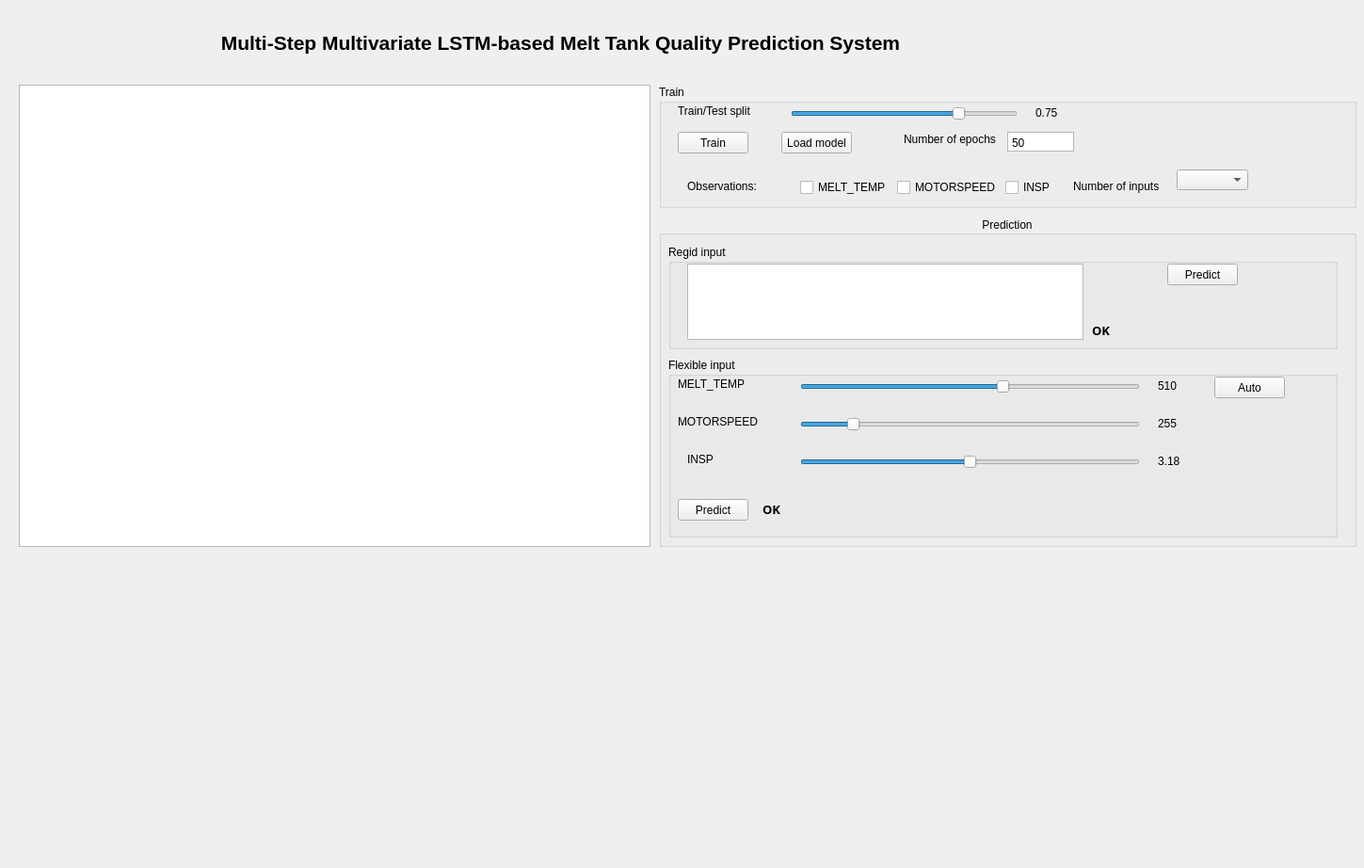
<?xml version="1.0" encoding="UTF-8"?>
<ui version="4.0">
 <class>widget</class>
 <widget class="QWidget" name="widget">
  <property name="geometry">
   <rect>
    <x>0</x>
    <y>0</y>
    <width>1449</width>
    <height>922</height>
   </rect>
  </property>
  <property name="windowTitle">
   <string>Multi-step Multivariate LSTM Model-based Melt Tank Product Quality Prediction System</string>
  </property>
  <widget class="QLabel" name="label">
   <property name="geometry">
    <rect>
     <x>160</x>
     <y>20</y>
     <width>871</width>
     <height>51</height>
    </rect>
   </property>
   <property name="font">
    <font>
     <family>Arial</family>
     <pointsize>16</pointsize>
     <weight>75</weight>
     <bold>true</bold>
    </font>
   </property>
   <property name="text">
    <string>Multi-Step Multivariate LSTM-based Melt Tank Quality Prediction System</string>
   </property>
   <property name="alignment">
    <set>Qt::AlignCenter</set>
   </property>
  </widget>
  <widget class="QTableView" name="tableView">
   <property name="geometry">
    <rect>
     <x>20</x>
     <y>90</y>
     <width>671</width>
     <height>491</height>
    </rect>
   </property>
  </widget>
  <widget class="QGroupBox" name="groupBox">
   <property name="geometry">
    <rect>
     <x>700</x>
     <y>230</y>
     <width>741</width>
     <height>351</height>
    </rect>
   </property>
   <property name="title">
    <string>Prediction</string>
   </property>
   <property name="alignment">
    <set>Qt::AlignCenter</set>
   </property>
   <widget class="QGroupBox" name="groupBox_3">
    <property name="geometry">
     <rect>
      <x>10</x>
      <y>30</y>
      <width>711</width>
      <height>111</height>
     </rect>
    </property>
    <property name="title">
     <string>Regid input</string>
    </property>
    <widget class="QTableView" name="tblRegidPredict">
     <property name="geometry">
      <rect>
       <x>20</x>
       <y>20</y>
       <width>421</width>
       <height>81</height>
      </rect>
     </property>
    </widget>
    <widget class="QPushButton" name="btnRegidPredict">
     <property name="geometry">
      <rect>
       <x>530</x>
       <y>20</y>
       <width>75</width>
       <height>23</height>
      </rect>
     </property>
     <property name="text">
      <string>Predict</string>
     </property>
    </widget>
    <widget class="QLabel" name="lbl_Regrid_Predict_Val">
     <property name="geometry">
      <rect>
       <x>450</x>
       <y>80</y>
       <width>221</width>
       <height>21</height>
      </rect>
     </property>
     <property name="font">
      <font>
       <family>Agency FB</family>
       <pointsize>10</pointsize>
       <weight>75</weight>
       <bold>true</bold>
      </font>
     </property>
     <property name="text">
      <string>OK</string>
     </property>
    </widget>
   </widget>
   <widget class="QGroupBox" name="groupBox_4">
    <property name="geometry">
     <rect>
      <x>10</x>
      <y>150</y>
      <width>711</width>
      <height>191</height>
     </rect>
    </property>
    <property name="title">
     <string>Flexible input</string>
    </property>
    <widget class="QLabel" name="label_3">
     <property name="geometry">
      <rect>
       <x>10</x>
       <y>20</y>
       <width>111</width>
       <height>16</height>
      </rect>
     </property>
     <property name="text">
      <string>MELT_TEMP</string>
     </property>
    </widget>
    <widget class="QLabel" name="label_4">
     <property name="geometry">
      <rect>
       <x>10</x>
       <y>60</y>
       <width>111</width>
       <height>16</height>
      </rect>
     </property>
     <property name="text">
      <string>MOTORSPEED</string>
     </property>
    </widget>
    <widget class="QSlider" name="sld_MixA_Temp">
     <property name="geometry">
      <rect>
       <x>140</x>
       <y>100</y>
       <width>361</width>
       <height>22</height>
      </rect>
     </property>
     <property name="maximum">
      <number>4</number>
     </property>
     <property name="singleStep">
      <number>0</number>
     </property>
     <property name="pageStep">
      <number>2</number>
     </property>
     <property name="value">
      <number>2</number>
     </property>
     <property name="orientation">
      <enum>Qt::Horizontal</enum>
     </property>
    </widget>
    <widget class="QLabel" name="label_5">
     <property name="geometry">
      <rect>
       <x>20</x>
       <y>100</y>
       <width>111</width>
       <height>16</height>
      </rect>
     </property>
     <property name="text">
      <string>INSP</string>
     </property>
    </widget>
    <widget class="QSlider" name="sld_MixB_Temp">
     <property name="geometry">
      <rect>
       <x>140</x>
       <y>20</y>
       <width>361</width>
       <height>22</height>
      </rect>
     </property>
     <property name="maximum">
      <number>850</number>
     </property>
     <property name="value">
      <number>510</number>
     </property>
     <property name="orientation">
      <enum>Qt::Horizontal</enum>
     </property>
    </widget>
    <widget class="QPushButton" name="btnFlixiblePredict">
     <property name="geometry">
      <rect>
       <x>10</x>
       <y>150</y>
       <width>75</width>
       <height>23</height>
      </rect>
     </property>
     <property name="text">
      <string>Predict</string>
     </property>
    </widget>
    <widget class="QLabel" name="lbl_Flexible_Predict_Val">
     <property name="geometry">
      <rect>
       <x>100</x>
       <y>150</y>
       <width>321</width>
       <height>21</height>
      </rect>
     </property>
     <property name="font">
      <font>
       <family>Agency FB</family>
       <pointsize>10</pointsize>
       <weight>75</weight>
       <bold>true</bold>
      </font>
     </property>
     <property name="text">
      <string>OK</string>
     </property>
    </widget>
    <widget class="QLabel" name="lbl_MixA_Temp_Val">
     <property name="geometry">
      <rect>
       <x>520</x>
       <y>100</y>
       <width>31</width>
       <height>20</height>
      </rect>
     </property>
     <property name="text">
      <string>3.18</string>
     </property>
    </widget>
    <widget class="QLabel" name="lbl_MixB_Temp_Val">
     <property name="geometry">
      <rect>
       <x>520</x>
       <y>20</y>
       <width>31</width>
       <height>20</height>
      </rect>
     </property>
     <property name="text">
      <string>510</string>
     </property>
    </widget>
    <widget class="QPushButton" name="btnAutoGenerate">
     <property name="geometry">
      <rect>
       <x>580</x>
       <y>20</y>
       <width>75</width>
       <height>23</height>
      </rect>
     </property>
     <property name="text">
      <string>Auto</string>
     </property>
    </widget>
    <widget class="QSlider" name="sld_MixB_Temp_2">
     <property name="geometry">
      <rect>
       <x>140</x>
       <y>60</y>
       <width>361</width>
       <height>22</height>
      </rect>
     </property>
     <property name="maximum">
      <number>1800</number>
     </property>
     <property name="value">
      <number>255</number>
     </property>
     <property name="orientation">
      <enum>Qt::Horizontal</enum>
     </property>
    </widget>
    <widget class="QLabel" name="lbl_MixB_Temp_Val_2">
     <property name="geometry">
      <rect>
       <x>520</x>
       <y>60</y>
       <width>31</width>
       <height>20</height>
      </rect>
     </property>
     <property name="text">
      <string>255</string>
     </property>
    </widget>
   </widget>
  </widget>
  <widget class="QGroupBox" name="groupBox_2">
   <property name="geometry">
    <rect>
     <x>700</x>
     <y>90</y>
     <width>741</width>
     <height>131</height>
    </rect>
   </property>
   <property name="title">
    <string>Train</string>
   </property>
   <widget class="QPushButton" name="btnTrain">
    <property name="geometry">
     <rect>
      <x>20</x>
      <y>50</y>
      <width>75</width>
      <height>23</height>
     </rect>
    </property>
    <property name="text">
     <string>Train</string>
    </property>
   </widget>
   <widget class="QLabel" name="label_2">
    <property name="geometry">
     <rect>
      <x>20</x>
      <y>20</y>
      <width>111</width>
      <height>16</height>
     </rect>
    </property>
    <property name="text">
     <string>Train/Test split</string>
    </property>
   </widget>
   <widget class="QSlider" name="sld_SplitTrainTest">
    <property name="geometry">
     <rect>
      <x>140</x>
      <y>20</y>
      <width>241</width>
      <height>22</height>
     </rect>
    </property>
    <property name="pageStep">
     <number>1</number>
    </property>
    <property name="value">
     <number>75</number>
    </property>
    <property name="orientation">
     <enum>Qt::Horizontal</enum>
    </property>
   </widget>
   <widget class="QLabel" name="lblSplitValue">
    <property name="geometry">
     <rect>
      <x>400</x>
      <y>20</y>
      <width>31</width>
      <height>20</height>
     </rect>
    </property>
    <property name="text">
     <string>0.75</string>
    </property>
   </widget>
   <widget class="QPlainTextEdit" name="txtEpoch">
    <property name="geometry">
     <rect>
      <x>370</x>
      <y>50</y>
      <width>71</width>
      <height>21</height>
     </rect>
    </property>
    <property name="layoutDirection">
     <enum>Qt::RightToLeft</enum>
    </property>
    <property name="verticalScrollBarPolicy">
     <enum>Qt::ScrollBarAlwaysOff</enum>
    </property>
    <property name="horizontalScrollBarPolicy">
     <enum>Qt::ScrollBarAlwaysOff</enum>
    </property>
    <property name="lineWrapMode">
     <enum>QPlainTextEdit::NoWrap</enum>
    </property>
    <property name="plainText">
     <string>50</string>
    </property>
   </widget>
   <widget class="QLabel" name="label_7">
    <property name="geometry">
     <rect>
      <x>260</x>
      <y>50</y>
      <width>111</width>
      <height>16</height>
     </rect>
    </property>
    <property name="text">
     <string>Number of epochs</string>
    </property>
   </widget>
   <widget class="QPushButton" name="btnLoadmodel">
    <property name="geometry">
     <rect>
      <x>130</x>
      <y>50</y>
      <width>75</width>
      <height>23</height>
     </rect>
    </property>
    <property name="text">
     <string>Load model</string>
    </property>
   </widget>
   <widget class="QComboBox" name="cmbNumberInputs">
    <property name="geometry">
     <rect>
      <x>550</x>
      <y>90</y>
      <width>76</width>
      <height>22</height>
     </rect>
    </property>
    <property name="currentText">
     <string/>
    </property>
   </widget>
   <widget class="QLabel" name="label_8">
    <property name="geometry">
     <rect>
      <x>440</x>
      <y>100</y>
      <width>111</width>
      <height>16</height>
     </rect>
    </property>
    <property name="text">
     <string>Number of inputs</string>
    </property>
   </widget>
   <widget class="QLabel" name="label_10">
    <property name="geometry">
     <rect>
      <x>30</x>
      <y>100</y>
      <width>111</width>
      <height>16</height>
     </rect>
    </property>
    <property name="text">
     <string>Observations:</string>
    </property>
   </widget>
   <widget class="QWidget" name="layoutWidget">
    <property name="geometry">
     <rect>
      <x>150</x>
      <y>100</y>
      <width>271</width>
      <height>18</height>
     </rect>
    </property>
    <layout class="QHBoxLayout" name="horizontalLayout">
     <item>
      <widget class="QCheckBox" name="checkBox">
       <property name="text">
        <string>MELT_TEMP</string>
       </property>
      </widget>
     </item>
     <item>
      <widget class="QCheckBox" name="checkBox_2">
       <property name="text">
        <string>MOTORSPEED</string>
       </property>
      </widget>
     </item>
     <item>
      <widget class="QCheckBox" name="checkBox_3">
       <property name="text">
        <string>INSP</string>
       </property>
      </widget>
     </item>
    </layout>
   </widget>
  </widget>
  <widget class="QLabel" name="label_9">
   <property name="geometry">
    <rect>
     <x>1290</x>
     <y>20</y>
     <width>101</width>
     <height>51</height>
    </rect>
   </property>
   <property name="text">
    <string/>
   </property>
   <property name="pixmap">
    <pixmap>../Images/KGU.gif</pixmap>
   </property>
   <property name="scaledContents">
    <bool>true</bool>
   </property>
  </widget>
  <widget class="QLabel" name="lbl_image1">
   <property name="geometry">
    <rect>
     <x>20</x>
     <y>600</y>
     <width>341</width>
     <height>261</height>
    </rect>
   </property>
   <property name="autoFillBackground">
    <bool>true</bool>
   </property>
   <property name="text">
    <string/>
   </property>
  </widget>
  <widget class="QLabel" name="lbl_image2">
   <property name="geometry">
    <rect>
     <x>380</x>
     <y>590</y>
     <width>341</width>
     <height>261</height>
    </rect>
   </property>
   <property name="autoFillBackground">
    <bool>true</bool>
   </property>
   <property name="text">
    <string/>
   </property>
  </widget>
  <widget class="QLabel" name="lbl_image3">
   <property name="geometry">
    <rect>
     <x>740</x>
     <y>590</y>
     <width>341</width>
     <height>261</height>
    </rect>
   </property>
   <property name="autoFillBackground">
    <bool>true</bool>
   </property>
   <property name="text">
    <string/>
   </property>
  </widget>
  <widget class="QLabel" name="lbl_image4">
   <property name="geometry">
    <rect>
     <x>1100</x>
     <y>590</y>
     <width>341</width>
     <height>261</height>
    </rect>
   </property>
   <property name="autoFillBackground">
    <bool>true</bool>
   </property>
   <property name="text">
    <string/>
   </property>
  </widget>
 </widget>
 <resources/>
 <connections/>
</ui>
